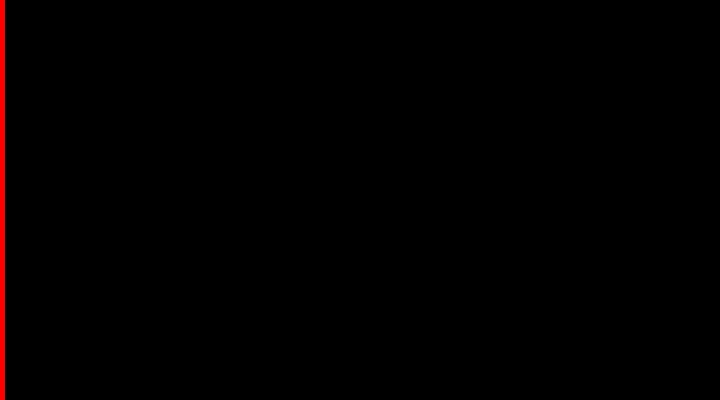
Frame 1 (no input)
Frame 60 (no input): identical to frame 1, image omitted
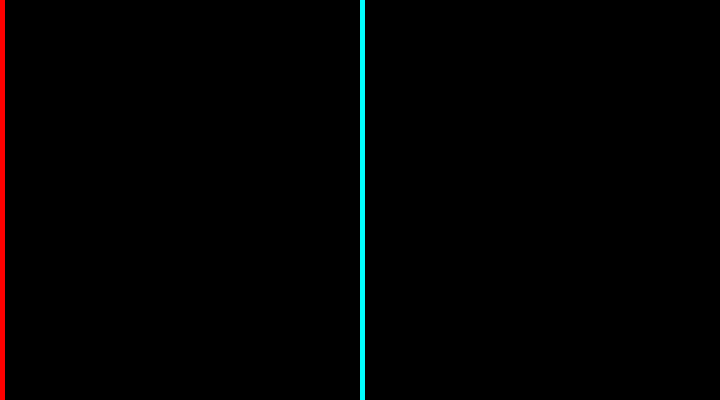
Frame 120 (the mouse pressed at the canvas centre since frame 60)

The p5.js sketch that drew these frames (run headless with seeded random() and noise() and a simulated clock; from frame 60 on, the mouse is pressed at the canvas centre):

// p5.js sketch
// ── sketch.js
/*
 * @name Hue
 * @description Hue is the color reflected from or transmitted through an 
 * object and is typically referred to as the name of the color (red, blue, 
 * yellow, etc.) Move the cursor vertically over each bar to alter its hue.
 */
var barWidth = 5;
var lastBar = -1;

function setup() {
  createCanvas(720, 400);
  colorMode(HSB, height, height, height);  
  noStroke();
  background(0);
}

function draw() {
  var whichBar = mouseX / barWidth;
  if (whichBar !== lastBar) {
    var barX = whichBar * barWidth;
    fill(mouseY, height, height);
    rect(barX, 0, barWidth, height);
    lastBar = whichBar;
  }
}
